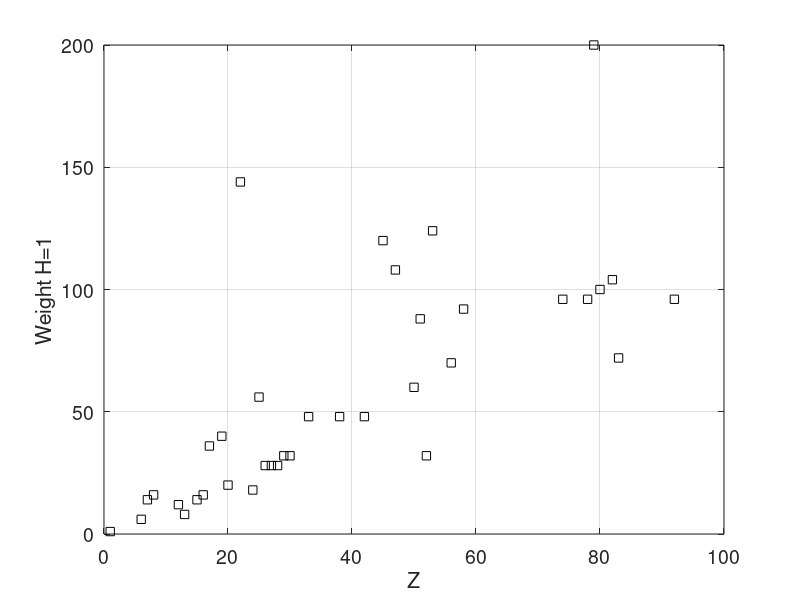

Write the MATLAB code that produced this figure. (Note: this script raises an error after producing the figure.)
% 2026-02-10
% Prout mass
% Prout, W. On the Relation between the Specific Gravities of Bodies
% in their Gaseous State and the Weights of their Atoms (англ.) //
% Annals of Philosophy[англ.] : journal. — Vol. 6 , 1815. — P. 321 — 330.
%
% Namearray = [,H,He,Li,Be,B,C,N,O,F,Ne,Na,Mg,Al,Si,P,S,Cl,Ar,K,Ca,Sc,Ti,V,Cr,Mn,
%Fe,Co,Ni,Cu,Zn,Ga,Ge,As,Se,Br,Kr,Rb,Sr,Y, Zr,Nb,Mo,Tc,Ru,Rh,Pd,Ag,Cd,In,Sn,Sb,
%Te,I,Xe,Cs,Ba,La,Ce,Pr,Nd,Pm,Sm,Eu,Gd,Tb,Dy,Ho,Er,Tm,Yb,Lu,Hf,Ta,W,Re,Os,Ir,Pt,
% Au,Hg,Tl,Pb,Bi,Po,At,Rn,Fr,Ra,Ac,Th,Pa,U,Np,Pu]

%
%ProutMass1815  = [,1,He,Li,Be,B,6,14,16,F,Ne,Na,Mg,Al,Si,14,16,36,Ar,40,20,Sc,Ti,V,Cr,Mn, ...
%28,Co,Ni,Cu,32,Ga,Ge,As,Se,Br,Kr,Rb,Sr,Y, Zr,Nb,Mo,Tc,Ru,Rh,Pd,Ag,Cd,In,Sn,Sb, ...
%Te,124,Xe,Cs,Ba,La,Ce,Pr,Nd,Pm,Sm,Eu,Gd,Tb,Dy,Ho,Er,Tm,Yb,Lu,Hf,Ta,W,Re,Os,Ir,Pt, ...
% Au,Hg,Tl,Pb,Bi,Po,At,Rn,Fr,Ra,Ac,Th,Pa,U,Np,Pu]

 ProutMass1815  =  [,1, NaN(1), NaN(1), NaN(1), NaN(1),6,14,16, NaN(1), NaN(1), NaN(1),12,8, NaN(1),14,16,36, NaN(1),40,20, NaN(1),144, NaN(1), ...
 18,56, 28,28,28,32,32, NaN(1), NaN(1),48, NaN(1), NaN(1), NaN(1), NaN(1),48, ...
 NaN(1),  NaN(1),  NaN(1),48,  NaN(1), NaN(1),120,  NaN(1),108,  NaN(1),  NaN(1), ...
 60,88, 32,124,  NaN(1), NaN(1), 70, NaN(1),92,NaN(1), NaN(1), NaN(1),NaN(1), ...
 NaN(1), NaN(1),NaN(1), NaN(1), NaN(1),NaN(1), NaN(1), NaN(1),NaN(1), NaN(1), NaN(1), 96, ...
 NaN(1), NaN(1), NaN(1),96, 200,100, NaN(1),104,72, NaN(1), NaN(1), NaN(1), ...
 NaN(1), NaN(1), NaN(1), NaN(1), NaN(1),96, NaN(1), NaN(1)]

figure
plot( ProutMass1815, 'sk' )
set(gca,  "fontsize", 14);
grid on
xlabel('Z')
ylabel('Weight H=1')
figure_name_out=strcat('ProutWeight1815,'.png')
print('-dpng', '-r300', figure_name_out), pwd
